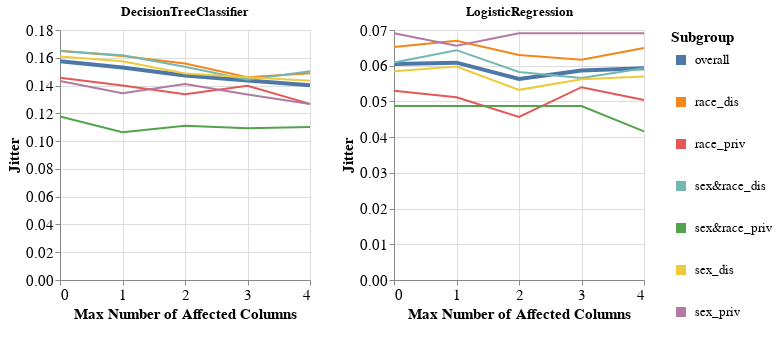

The cell this chart's notebook holds for it:
### Markdown cell above
### Specific subgroup metric per dataset and multiple models

### Code cell
visualizer.create_subgroups_grid_pct_lines_per_model_plot(subgroup_metric='Jitter',
                                                          target_preprocessing_technique=PREPROCESSING_TECHNIQUES[0],
                                                          model_names=MODEL_NAMES,
                                                          mode='max_num_columns')

### Figure 1 — Vega-Lite specification as saved in the notebook (floating-point values rounded to 4 significant figures)
{"config": {"view": {"continuousWidth": 400, "continuousHeight": 300}, "axis": {"labelFontSize": 15, "titleFontSize": 15}, "legend": {"labelFontSize": 13, "symbolStrokeWidth": 10, "titleFontSize": 15}}, "vconcat": [{"hconcat": [{"mark": "line", "encoding": {"color": {"field": "Subgroup", "type": "nominal"}, "strokeWidth": {"condition": {"value": 4, "test": "datum.Subgroup == 'overall'"}, "value": 2}, "x": {"axis": {"tickMinStep": 1}, "field": "Percentage", "title": "Max Number of Affected Columns", "type": "quantitative"}, "y": {"field": "Metric_Value", "title": "Jitter", "type": "quantitative"}}, "height": 250, "title": "DecisionTreeClassifier", "width": 250}, {"data": {"name": "data-bd60d1ee1c3500bb8e8a0a4fd472f505"}, "mark": "line", "encoding": {"color": {"field": "Subgroup", "type": "nominal"}, "strokeWidth": {"condition": {"value": 4, "test": "datum.Subgroup == 'overall'"}, "value": 2}, "x": {"axis": {"tickMinStep": 1}, "field": "Percentage", "title": "Max Number of Affected Columns", "type": "quantitative"}, "y": {"field": "Metric_Value", "title": "Jitter", "type": "quantitative"}}, "height": 250, "title": "LogisticRegression", "width": 250}]}], "data": {"name": "data-31e8c53c11b3241da1ea7c4fc237b305"}, "$schema": "https://vega.github.io/schema/vega-lite/v4.17.0.json", "datasets": {"data-31e8c53c11b3241da1ea7c4fc237b305": [{"Model_Name": "DecisionTreeClassifier", "Test_Set_Index": 0.0, "Metric": "Jitter", "Subgroup": "overall", "Num_Estimators": 10.0, "Metric_Value": 0.1575, "Percentage": 0.0}, {"Model_Name": "DecisionTreeClassifier", "Test_Set_Index": 0.0, "Metric": "Jitter", "Subgroup": "race_dis", "Num_Estimators": 10.0, "Metric_Value": 0.165, "Percentage": 0.0}, {"Model_Name": "DecisionTreeClassifier", "Test_Set_Index": 0.0, "Metric": "Jitter", "Subgroup": "race_priv", "Num_Estimators": 10.0, "Metric_Value": 0.1457, "Percentage": 0.0}, {"Model_Name": "DecisionTreeClassifier", "Test_Set_Index": 0.0, "Metric": "Jitter", "Subgroup": "sex&race_dis", "Num_Estimators": 10.0, "Metric_Value": 0.1649, "Percentage": 0.0}, {"Model_Name": "DecisionTreeClassifier", "Test_Set_Index": 0.0, "Metric": "Jitter", "Subgroup": "sex&race_priv", "Num_Estimators": 10.0, "Metric_Value": 0.1177, "Percentage": 0.0}, {"Model_Name": "DecisionTreeClassifier", "Test_Set_Index": 0.0, "Metric": "Jitter", "Subgroup": "sex_dis", "Num_Estimators": 10.0, "Metric_Value": 0.1609, "Percentage": 0.0}, {"Model_Name": "DecisionTreeClassifier", "Test_Set_Index": 0.0, "Metric": "Jitter", "Subgroup": "sex_priv", "Num_Estimators": 10.0, "Metric_Value": 0.1432, "Percentage": 0.0}, {"Model_Name": "DecisionTreeClassifier", "Test_Set_Index": 1.0, "Metric": "Jitter", "Subgroup": "overall", "Num_Estimators": 10.0, "Metric_Value": 0.1531, "Percentage": 1.0}, {"Model_Name": "DecisionTreeClassifier", "Test_Set_Index": 1.0, "Metric": "Jitter", "Subgroup": "race_dis", "Num_Estimators": 10.0, "Metric_Value": 0.1613, "Percentage": 1.0}, {"Model_Name": "DecisionTreeClassifier", "Test_Set_Index": 1.0, "Metric": "Jitter", "Subgroup": "race_priv", "Num_Estimators": 10.0, "Metric_Value": 0.1401, "Percentage": 1.0}, {"Model_Name": "DecisionTreeClassifier", "Test_Set_Index": 1.0, "Metric": "Jitter", "Subgroup": "sex&race_dis", "Num_Estimators": 10.0, "Metric_Value": 0.1618, "Percentage": 1.0}, {"Model_Name": "DecisionTreeClassifier", "Test_Set_Index": 1.0, "Metric": "Jitter", "Subgroup": "sex&race_priv", "Num_Estimators": 10.0, "Metric_Value": 0.1064, "Percentage": 1.0}, {"Model_Name": "DecisionTreeClassifier", "Test_Set_Index": 1.0, "Metric": "Jitter", "Subgroup": "sex_dis", "Num_Estimators": 10.0, "Metric_Value": 0.1575, "Percentage": 1.0}, {"Model_Name": "DecisionTreeClassifier", "Test_Set_Index": 1.0, "Metric": "Jitter", "Subgroup": "sex_priv", "Num_Estimators": 10.0, "Metric_Value": 0.1344, "Percentage": 1.0}, {"Model_Name": "DecisionTreeClassifier", "Test_Set_Index": 2.0, "Metric": "Jitter", "Subgroup": "overall", "Num_Estimators": 10.0, "Metric_Value": 0.1472, "Percentage": 2.0}, {"Model_Name": "DecisionTreeClassifier", "Test_Set_Index": 2.0, "Metric": "Jitter", "Subgroup": "race_dis", "Num_Estimators": 10.0, "Metric_Value": 0.1558, "Percentage": 2.0}, {"Model_Name": "DecisionTreeClassifier", "Test_Set_Index": 2.0, "Metric": "Jitter", "Subgroup": "race_priv", "Num_Estimators": 10.0, "Metric_Value": 0.1337, "Percentage": 2.0}, {"Model_Name": "DecisionTreeClassifier", "Test_Set_Index": 2.0, "Metric": "Jitter", "Subgroup": "sex&race_dis", "Num_Estimators": 10.0, "Metric_Value": 0.1536, "Percentage": 2.0}, {"Model_Name": "DecisionTreeClassifier", "Test_Set_Index": 2.0, "Metric": "Jitter", "Subgroup": "sex&race_priv", "Num_Estimators": 10.0, "Metric_Value": 0.1111, "Percentage": 2.0}, {"Model_Name": "DecisionTreeClassifier", "Test_Set_Index": 2.0, "Metric": "Jitter", "Subgroup": "sex_dis", "Num_Estimators": 10.0, "Metric_Value": 0.1487, "Percentage": 2.0}, {"Model_Name": "DecisionTreeClassifier", "Test_Set_Index": 2.0, "Metric": "Jitter", "Subgroup": "sex_priv", "Num_Estimators": 10.0, "Metric_Value": 0.141, "Percentage": 2.0}, {"Model_Name": "DecisionTreeClassifier", "Test_Set_Index": 3.0, "Metric": "Jitter", "Subgroup": "overall", "Num_Estimators": 10.0, "Metric_Value": 0.1436, "Percentage": 3.0}, {"Model_Name": "DecisionTreeClassifier", "Test_Set_Index": 3.0, "Metric": "Jitter", "Subgroup": "race_dis", "Num_Estimators": 10.0, "Metric_Value": 0.146, "Percentage": 3.0}, {"Model_Name": "DecisionTreeClassifier", "Test_Set_Index": 3.0, "Metric": "Jitter", "Subgroup": "race_priv", "Num_Estimators": 10.0, "Metric_Value": 0.1398, "Percentage": 3.0}, {"Model_Name": "DecisionTreeClassifier", "Test_Set_Index": 3.0, "Metric": "Jitter", "Subgroup": "sex&race_dis", "Num_Estimators": 10.0, "Metric_Value": 0.1442, "Percentage": 3.0}, {"Model_Name": "DecisionTreeClassifier", "Test_Set_Index": 3.0, "Metric": "Jitter", "Subgroup": "sex&race_priv", "Num_Estimators": 10.0, "Metric_Value": 0.1092, "Percentage": 3.0}, {"Model_Name": "DecisionTreeClassifier", "Test_Set_Index": 3.0, "Metric": "Jitter", "Subgroup": "sex_dis", "Num_Estimators": 10.0, "Metric_Value": 0.146, "Percentage": 3.0}, {"Model_Name": "DecisionTreeClassifier", "Test_Set_Index": 3.0, "Metric": "Jitter", "Subgroup": "sex_priv", "Num_Estimators": 10.0, "Metric_Value": 0.1336, "Percentage": 3.0}, {"Model_Name": "DecisionTreeClassifier", "Test_Set_Index": 4.0, "Metric": "Jitter", "Subgroup": "overall", "Num_Estimators": 10.0, "Metric_Value": 0.1403, "Percentage": 4.0}, {"Model_Name": "DecisionTreeClassifier", "Test_Set_Index": 4.0, "Metric": "Jitter", "Subgroup": "race_dis", "Num_Estimators": 10.0, "Metric_Value": 0.1488, "Percentage": 4.0}, {"Model_Name": "DecisionTreeClassifier", "Test_Set_Index": 4.0, "Metric": "Jitter", "Subgroup": "race_priv", "Num_Estimators": 10.0, "Metric_Value": 0.1268, "Percentage": 4.0}, {"Model_Name": "DecisionTreeClassifier", "Test_Set_Index": 4.0, "Metric": "Jitter", "Subgroup": "sex&race_dis", "Num_Estimators": 10.0, "Metric_Value": 0.1504, "Percentage": 4.0}, {"Model_Name": "DecisionTreeClassifier", "Test_Set_Index": 4.0, "Metric": "Jitter", "Subgroup": "sex&race_priv", "Num_Estimators": 10.0, "Metric_Value": 0.1102, "Percentage": 4.0}, {"Model_Name": "DecisionTreeClassifier", "Test_Set_Index": 4.0, "Metric": "Jitter", "Subgroup": "sex_dis", "Num_Estimators": 10.0, "Metric_Value": 0.1435, "Percentage": 4.0}, {"Model_Name": "DecisionTreeClassifier", "Test_Set_Index": 4.0, "Metric": "Jitter", "Subgroup": "sex_priv", "Num_Estimators": 10.0, "Metric_Value": 0.1267, "Percentage": 4.0}], "data-bd60d1ee1c3500bb8e8a0a4fd472f505": [{"Model_Name": "LogisticRegression", "Test_Set_Index": 0.0, "Metric": "Jitter", "Subgroup": "overall", "Num_Estimators": 10.0, "Metric_Value": 0.06048, "Percentage": 0.0}, {"Model_Name": "LogisticRegression", "Test_Set_Index": 0.0, "Metric": "Jitter", "Subgroup": "race_dis", "Num_Estimators": 10.0, "Metric_Value": 0.06522, "Percentage": 0.0}, {"Model_Name": "LogisticRegression", "Test_Set_Index": 0.0, "Metric": "Jitter", "Subgroup": "race_priv", "Num_Estimators": 10.0, "Metric_Value": 0.05301, "Percentage": 0.0}, {"Model_Name": "LogisticRegression", "Test_Set_Index": 0.0, "Metric": "Jitter", "Subgroup": "sex&race_dis", "Num_Estimators": 10.0, "Metric_Value": 0.06088, "Percentage": 0.0}, {"Model_Name": "LogisticRegression", "Test_Set_Index": 0.0, "Metric": "Jitter", "Subgroup": "sex&race_priv", "Num_Estimators": 10.0, "Metric_Value": 0.0487, "Percentage": 0.0}, {"Model_Name": "LogisticRegression", "Test_Set_Index": 0.0, "Metric": "Jitter", "Subgroup": "sex_dis", "Num_Estimators": 10.0, "Metric_Value": 0.05844, "Percentage": 0.0}, {"Model_Name": "LogisticRegression", "Test_Set_Index": 0.0, "Metric": "Jitter", "Subgroup": "sex_priv", "Num_Estimators": 10.0, "Metric_Value": 0.06909, "Percentage": 0.0}, {"Model_Name": "LogisticRegression", "Test_Set_Index": 1.0, "Metric": "Jitter", "Subgroup": "overall", "Num_Estimators": 10.0, "Metric_Value": 0.06086, "Percentage": 1.0}, {"Model_Name": "LogisticRegression", "Test_Set_Index": 1.0, "Metric": "Jitter", "Subgroup": "race_dis", "Num_Estimators": 10.0, "Metric_Value": 0.06701, "Percentage": 1.0}, {"Model_Name": "LogisticRegression", "Test_Set_Index": 1.0, "Metric": "Jitter", "Subgroup": "race_priv", "Num_Estimators": 10.0, "Metric_Value": 0.05117, "Percentage": 1.0}, {"Model_Name": "LogisticRegression", "Test_Set_Index": 1.0, "Metric": "Jitter", "Subgroup": "sex&race_dis", "Num_Estimators": 10.0, "Metric_Value": 0.06435, "Percentage": 1.0}, {"Model_Name": "LogisticRegression", "Test_Set_Index": 1.0, "Metric": "Jitter", "Subgroup": "sex&race_priv", "Num_Estimators": 10.0, "Metric_Value": 0.0487, "Percentage": 1.0}, {"Model_Name": "LogisticRegression", "Test_Set_Index": 1.0, "Metric": "Jitter", "Subgroup": "sex_dis", "Num_Estimators": 10.0, "Metric_Value": 0.05974, "Percentage": 1.0}, {"Model_Name": "LogisticRegression", "Test_Set_Index": 1.0, "Metric": "Jitter", "Subgroup": "sex_priv", "Num_Estimators": 10.0, "Metric_Value": 0.06557, "Percentage": 1.0}, {"Model_Name": "LogisticRegression", "Test_Set_Index": 2.0, "Metric": "Jitter", "Subgroup": "overall", "Num_Estimators": 10.0, "Metric_Value": 0.05627, "Percentage": 2.0}, {"Model_Name": "LogisticRegression", "Test_Set_Index": 2.0, "Metric": "Jitter", "Subgroup": "race_dis", "Num_Estimators": 10.0, "Metric_Value": 0.06302, "Percentage": 2.0}, {"Model_Name": "LogisticRegression", "Test_Set_Index": 2.0, "Metric": "Jitter", "Subgroup": "race_priv", "Num_Estimators": 10.0, "Metric_Value": 0.04564, "Percentage": 2.0}, {"Model_Name": "LogisticRegression", "Test_Set_Index": 2.0, "Metric": "Jitter", "Subgroup": "sex&race_dis", "Num_Estimators": 10.0, "Metric_Value": 0.05824, "Percentage": 2.0}, {"Model_Name": "LogisticRegression", "Test_Set_Index": 2.0, "Metric": "Jitter", "Subgroup": "sex&race_priv", "Num_Estimators": 10.0, "Metric_Value": 0.0487, "Percentage": 2.0}, {"Model_Name": "LogisticRegression", "Test_Set_Index": 2.0, "Metric": "Jitter", "Subgroup": "sex_dis", "Num_Estimators": 10.0, "Metric_Value": 0.05324, "Percentage": 2.0}, {"Model_Name": "LogisticRegression", "Test_Set_Index": 2.0, "Metric": "Jitter", "Subgroup": "sex_priv", "Num_Estimators": 10.0, "Metric_Value": 0.06909, "Percentage": 2.0}, {"Model_Name": "LogisticRegression", "Test_Set_Index": 3.0, "Metric": "Jitter", "Subgroup": "overall", "Num_Estimators": 10.0, "Metric_Value": 0.05867, "Percentage": 3.0}, {"Model_Name": "LogisticRegression", "Test_Set_Index": 3.0, "Metric": "Jitter", "Subgroup": "race_dis", "Num_Estimators": 10.0, "Metric_Value": 0.06164, "Percentage": 3.0}, {"Model_Name": "LogisticRegression", "Test_Set_Index": 3.0, "Metric": "Jitter", "Subgroup": "race_priv", "Num_Estimators": 10.0, "Metric_Value": 0.05398, "Percentage": 3.0}, {"Model_Name": "LogisticRegression", "Test_Set_Index": 3.0, "Metric": "Jitter", "Subgroup": "sex&race_dis", "Num_Estimators": 10.0, "Metric_Value": 0.05659, "Percentage": 3.0}, {"Model_Name": "LogisticRegression", "Test_Set_Index": 3.0, "Metric": "Jitter", "Subgroup": "sex&race_priv", "Num_Estimators": 10.0, "Metric_Value": 0.0487, "Percentage": 3.0}, {"Model_Name": "LogisticRegression", "Test_Set_Index": 3.0, "Metric": "Jitter", "Subgroup": "sex_dis", "Num_Estimators": 10.0, "Metric_Value": 0.05621, "Percentage": 3.0}, {"Model_Name": "LogisticRegression", "Test_Set_Index": 3.0, "Metric": "Jitter", "Subgroup": "sex_priv", "Num_Estimators": 10.0, "Metric_Value": 0.06909, "Percentage": 3.0}, {"Model_Name": "LogisticRegression", "Test_Set_Index": 4.0, "Metric": "Jitter", "Subgroup": "overall", "Num_Estimators": 10.0, "Metric_Value": 0.0593, "Percentage": 4.0}, {"Model_Name": "LogisticRegression", "Test_Set_Index": 4.0, "Metric": "Jitter", "Subgroup": "race_dis", "Num_Estimators": 10.0, "Metric_Value": 0.06495, "Percentage": 4.0}, {"Model_Name": "LogisticRegression", "Test_Set_Index": 4.0, "Metric": "Jitter", "Subgroup": "race_priv", "Num_Estimators": 10.0, "Metric_Value": 0.05041, "Percentage": 4.0}, {"Model_Name": "LogisticRegression", "Test_Set_Index": 4.0, "Metric": "Jitter", "Subgroup": "sex&race_dis", "Num_Estimators": 10.0, "Metric_Value": 0.05931, "Percentage": 4.0}, {"Model_Name": "LogisticRegression", "Test_Set_Index": 4.0, "Metric": "Jitter", "Subgroup": "sex&race_priv", "Num_Estimators": 10.0, "Metric_Value": 0.04161, "Percentage": 4.0}, {"Model_Name": "LogisticRegression", "Test_Set_Index": 4.0, "Metric": "Jitter", "Subgroup": "sex_dis", "Num_Estimators": 10.0, "Metric_Value": 0.05699, "Percentage": 4.0}, {"Model_Name": "LogisticRegression", "Test_Set_Index": 4.0, "Metric": "Jitter", "Subgroup": "sex_priv", "Num_Estimators": 10.0, "Metric_Value": 0.06909, "Percentage": 4.0}]}}
